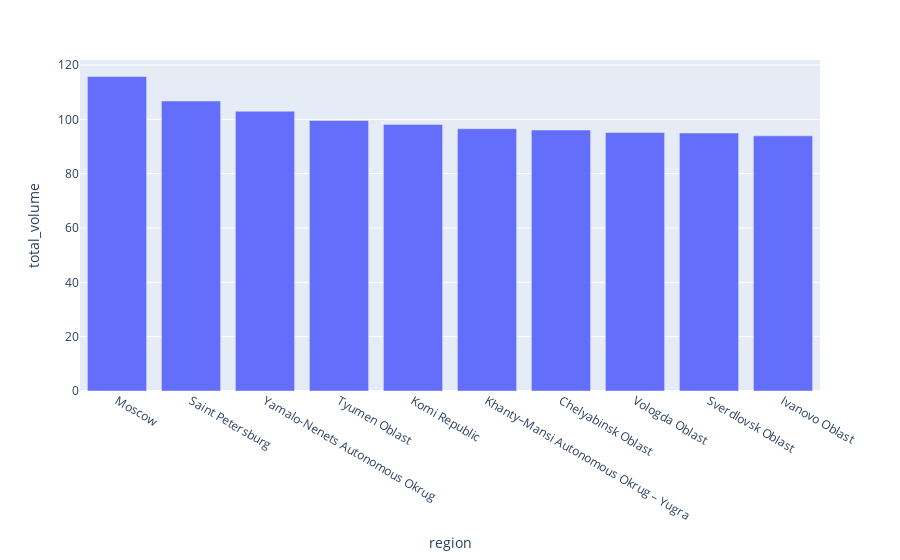

The code cell stored with this chart in its notebook:
### Markdown cell above
#### Let's zoom into the top 5 regions:

### Code cell
fig = px.bar(df_region.sort_values(by = ["total_volume"], ascending = False).head(10), x='region', y="total_volume")#.update_xaxes(categoryorder="total descending")
fig.show()

### Figure 1 — Plotly figure (JSON) as saved in the notebook; plotly's stock layout.template omitted (floating-point values rounded to 4 significant figures)
{"data": [{"alignmentgroup": "True", "hovertemplate": "region=%{x}<br>total_volume=%{y}<extra></extra>", "legendgroup": "", "marker": {"color": "#636efa", "pattern": {"shape": ""}}, "name": "", "offsetgroup": "", "orientation": "v", "showlegend": false, "textposition": "auto", "type": "bar", "x": ["Moscow", "Saint Petersburg", "Yamalo-Nenets Autonomous Okrug", "Tyumen Oblast", "Komi Republic", "Khanty–Mansi Autonomous Okrug – Yugra", "Chelyabinsk Oblast", "Vologda Oblast", "Sverdlovsk Oblast", "Ivanovo Oblast"], "xaxis": "x", "y": [115.7, 106.7, 103.0, 99.59, 98.13, 96.55, 96.06, 95.13, 94.96, 93.92], "yaxis": "y"}], "layout": {"barmode": "relative", "legend": {"tracegroupgap": 0}, "margin": {"t": 60}, "xaxis": {"anchor": "y", "domain": [0, 1], "title": {"text": "region"}}, "yaxis": {"anchor": "x", "domain": [0, 1], "title": {"text": "total_volume"}}}}
